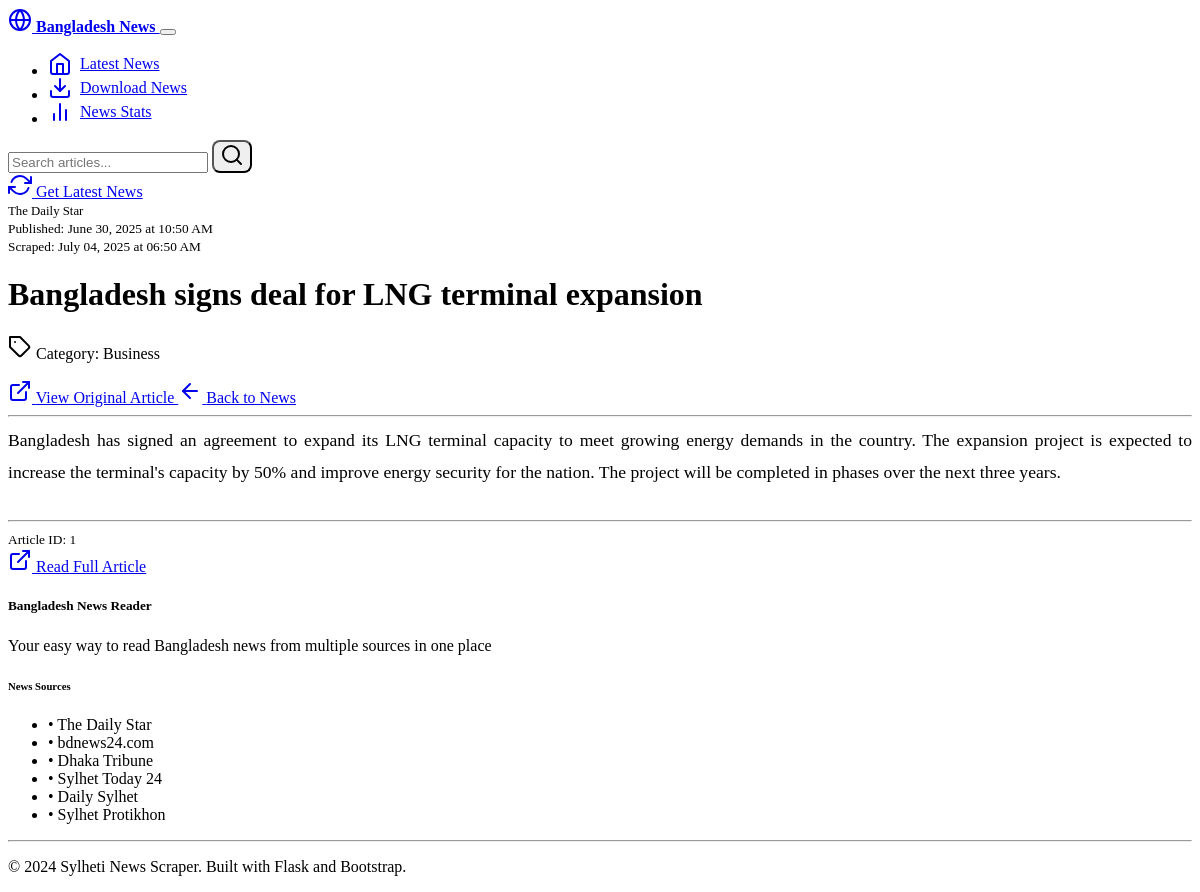
The app's page /article/1 with its own data.
### models.py (models this page shows, shortened)
class Article(db.Model):
    id = db.Column(Integer, primary_key=True)
    title = db.Column(String(500), nullable=False)
    content = db.Column(Text, nullable=True)
    summary = db.Column(Text, nullable=True)
    url = db.Column(String(1000), nullable=False, unique=True)
    source = db.Column(String(100), nullable=False)
    published_date = db.Column(DateTime, nullable=True)
    scraped_date = db.Column(DateTime, default=datetime.utcnow)
    author = db.Column(String(200), nullable=True)
    category = db.Column(String(100), nullable=True)
    image_url = db.Column(String(1000), nullable=True)
    is_active = db.Column(Boolean, default=True)

### routes.py (the view)
@app.route('/article/<int:article_id>')
def article_detail(article_id):
    article = Article.query.get_or_404(article_id)
    return render_template('article.html', article=article)

### templates/article.html (shortened to what this page needs)
{% extends "base.html" %}
{% block content %}
<div class="row">
    <div class="col-lg-8 mx-auto">
        <div class="card">
            <div class="card-body">
                <div class="mb-4">
                    <div class="d-flex justify-content-between align-items-center mb-3">
                        <span class="badge bg-primary">{{ article.source }}</span>
                        <div class="text-muted">
                            <small>
                                {% if article.published_date %}
                                    Published: {{ article.published_date.strftime('%B %d, %Y at %I:%M %p') }}
                                {% endif %}
                                {% if article.scraped_date %}
                                    <br>Scraped: {{ article.scraped_date.strftime('%B %d, %Y at %I:%M %p') }}
                                {% endif %}
                            </small>
                        </div>
                    </div>
                    <h1 class="mb-3">{{ article.title }}</h1>
                    {% if article.category %}
                        <p class="text-muted mb-3">
                            <i data-feather="tag"></i>
                            Category: {{ article.category }}
                        </p>
                    {% endif %}
                    <div class="mb-3">
                        <a href="{{ article.url }}" target="_blank" class="btn btn-outline-primary">
                            <i data-feather="external-link"></i>
                            View Original Article
                        </a>
                        <a href="{{ url_for('index') }}" class="btn btn-outline-secondary">
                            <i data-feather="arrow-left"></i>
                            Back to News
                        </a>
                    </div>
                </div>
                <hr>
                <div class="article-content">
                    {% if article.content %}
                        <div class="content-text">
                            {{ article.content | replace('\n', '<br>') | safe }}
                        </div>
                    {% else %}
                        <div class="text-center text-muted py-4">
                            <i data-feather="file-text" class="mb-2" style="width: 48px; height: 48px;"></i>
                            <p>Article content not available. Please visit the original article.</p>
                        </div>
                    {% endif %}
                </div>
                <hr>
                <div class="d-flex justify-content-between align-items-center">
                    <div>
                        <small class="text-muted">
                            Article ID: {{ article.id }}
                        </small>
                    </div>
                    <div>
                        <a href="{{ article.url }}" target="_blank" class="btn btn-sm btn-primary">
                            <i data-feather="external-link"></i>
                            Read Full Article
                        </a>
                    </div>
                </div>
            </div>
        </div>
    </div>
</div>
{% endblock %}

### static/css/custom.css (style rules this page uses)
.article-content { line-height: 1.8; font-size: 1.1rem; }
.content-text { text-align: justify; margin-bottom: 2rem; }
.card { transition: transform 0.2s ease-in-out, box-shadow 0.2s ease-in-out; }
.badge { font-size: 0.8rem; }
.btn { border-radius: 0.5rem; }
html { scroll-behavior: smooth; }

### records on screen
Article: source "The Daily Star", published_date "June 30, 2025 at 10:50 AM", scraped_date "July 04, 2025 at 06:50 AM", title "Bangladesh signs deal for LNG terminal expansion", category "Business", content "Bangladesh has signed an agreement to expand its LNG terminal capacity to meet growing energy demands in the country. The expansion project is expected to increase the terminal's capacity by 50% and improve energy security for the nation. The project will be completed in phases over the next three years.", id "1"
